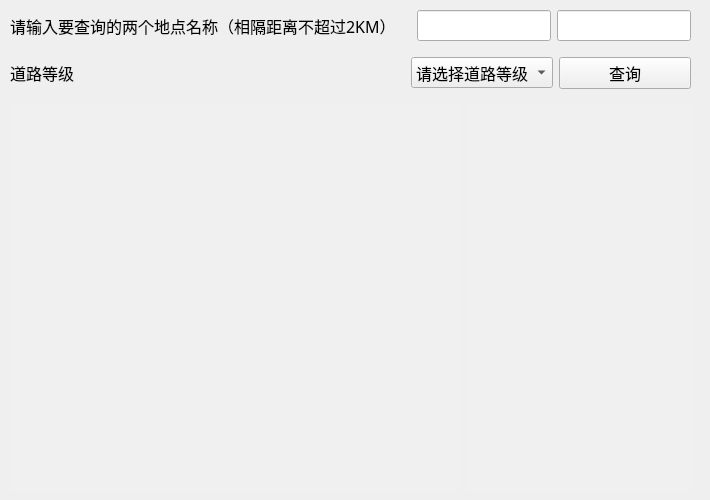
           <widget class="QWidget" name="rectangleRoadtrafficSituationPage">
            <widget class="QWidget" name="verticalLayoutWidget_3">
             <property name="geometry">
              <rect>
               <x>0</x>
               <y>10</y>
               <width>701</width>
               <height>481</height>
              </rect>
             </property>
             <layout class="QVBoxLayout" name="trafficSituationRectangleRoadVertical1">
              <item>
               <layout class="QHBoxLayout" name="trafficSituationRectangleRoadHorziontal1" stretch="6,2,2">
                <property name="leftMargin">
                 <number>10</number>
                </property>
                <property name="rightMargin">
                 <number>10</number>
                </property>
                <property name="bottomMargin">
                 <number>10</number>
                </property>
                <item>
                 <widget class="QLabel" name="trafficRectangleRoadSearchPositionNameLabel">
                  <property name="font">
                   <font>
                    <family>微软雅黑 Light</family>
                    <pointsize>12</pointsize>
                   </font>
                  </property>
                  <property name="text">
                   <string>请输入要查询的两个地点名称（相隔距离不超过2KM）</string>
                  </property>
                 </widget>
                </item>
                <item>
                 <widget class="QLineEdit" name="trafficRectangleRoadSearchPositionLineEdit1">
                  <property name="font">
                   <font>
                    <family>微软雅黑 Light</family>
                    <pointsize>12</pointsize>
                   </font>
                  </property>
                 </widget>
                </item>
                <item>
                 <widget class="QLineEdit" name="trafficRectangleRoadSearchPositionLineEdit2">
                  <property name="font">
                   <font>
                    <family>微软雅黑 Light</family>
                    <pointsize>12</pointsize>
                   </font>
                  </property>
                 </widget>
                </item>
               </layout>
              </item>
              <item>
               <layout class="QHBoxLayout" name="trafficSituationRectangleRoadHorziontal2" stretch="6,2,2">
                <property name="leftMargin">
                 <number>10</number>
                </property>
                <property name="rightMargin">
                 <number>10</number>
                </property>
                <property name="bottomMargin">
                 <number>10</number>
                </property>
                <item>
                 <widget class="QLabel" name="trafficRectangleRoadLevelLabel">
                  <property name="font">
                   <font>
                    <family>微软雅黑 Light</family>
                    <pointsize>12</pointsize>
                   </font>
                  </property>
                  <property name="text">
                   <string>道路等级</string>
                  </property>
                 </widget>
                </item>
                <item>
                 <widget class="QComboBox" name="trafficRectangleRoadLevelComboBox">
                  <property name="font">
                   <font>
                    <family>微软雅黑 Light</family>
                    <pointsize>12</pointsize>
                   </font>
                  </property>
                  <item>
                   <property name="text">
                    <string>请选择道路等级</string>
                   </property>
                  </item>
                  <item>
                   <property name="text">
                    <string>全部驾车道路</string>
                   </property>
                  </item>
                  <item>
                   <property name="text">
                    <string>高速路</string>
                   </property>
                  </item>
                  <item>
                   <property name="text">
                    <string>环路及快速路</string>
                   </property>
                  </item>
                  <item>
                   <property name="text">
                    <string>主干路</string>
                   </property>
                  </item>
                  <item>
                   <property name="text">
                    <string>次干路</string>
                   </property>
                  </item>
                  <item>
                   <property name="text">
                    <string>支干路</string>
                   </property>
                  </item>
                 </widget>
                </item>
                <item>
                 <widget class="QPushButton" name="trafficRectangleRoadLevelSearchButton">
                  <property name="font">
                   <font>
                    <family>微软雅黑 Light</family>
                    <pointsize>12</pointsize>
                   </font>
                  </property>
                  <property name="text">
                   <string>查询</string>
                  </property>
                 </widget>
                </item>
               </layout>
              </item>
              <item>
               <layout class="QHBoxLayout" name="trafficSituationRectangleRoadHorziontal3" stretch="2,1">
                <property name="leftMargin">
                 <number>10</number>
                </property>
                <property name="rightMargin">
                 <number>10</number>
                </property>
                <item>
                 <widget class="QGraphicsView" name="trafficRectangleReadRoadPhotoView">
                  <property name="font">
                   <font>
                    <family>微软雅黑 Light</family>
                    <pointsize>12</pointsize>
                   </font>
                  </property>
                  <property name="styleSheet">
                   <string notr="true">QGraphicsView{
    color: Black;
    background: #F0F0F0;
    NoFrame;
}</string>
                  </property>
                  <property name="frameShape">
                   <enum>QFrame::NoFrame</enum>
                  </property>
                  <property name="frameShadow">
                   <enum>QFrame::Sunken</enum>
                  </property>
                 </widget>
                </item>
                <item>
                 <widget class="QTextEdit" name="trafficRectangleRoadTextEdit">
                  <property name="font">
                   <font>
                    <family>微软雅黑 Light</family>
                    <pointsize>12</pointsize>
                   </font>
                  </property>
                  <property name="styleSheet">
                   <string notr="true">QTextEdit{
    color: Black;
    background: #F0F0F0;
    NoFrame;
}</string>
                  </property>
                  <property name="frameShape">
                   <enum>QFrame::NoFrame</enum>
                  </property>
                 </widget>
                </item>
               </layout>
              </item>
             </layout>
            </widget>
           </widget>
